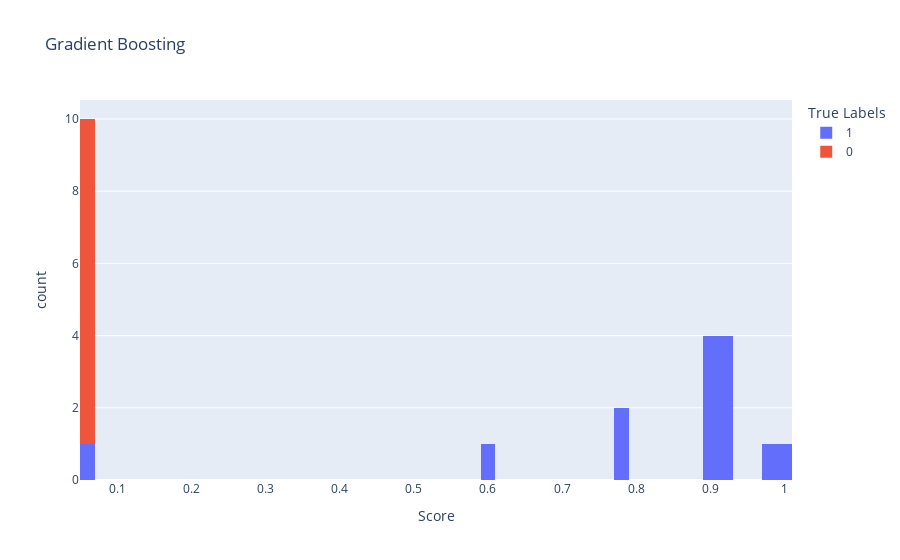
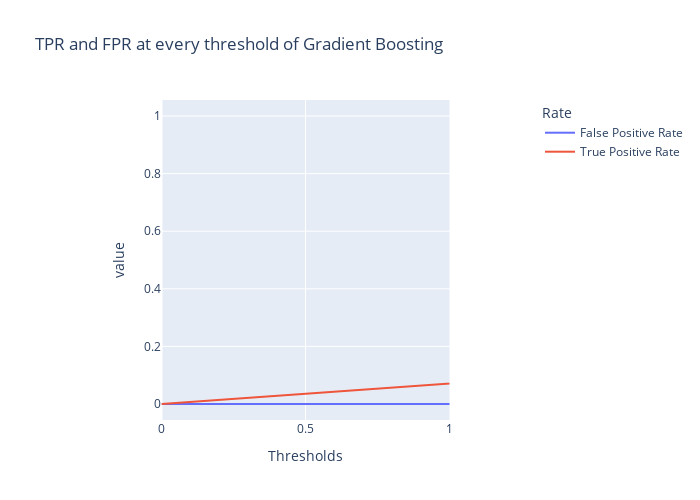

Here is the notebook cell these charts were saved with, in order:
### Code cell
fig_hist = px.histogram(
    x=probs_gb,
    title='Gradient Boosting', 
    color=y_test, nbins=50,
    labels=dict(color='True Labels', x='Score',
    )
)

fig_hist.show()

df = pd.DataFrame({
    'False Positive Rate': fpr_gb,
    'True Positive Rate': tpr_gb,
})
df.index.name = "Thresholds"
df.columns.name = "Rate"

fig_thresh = px.line(
    df, title='TPR and FPR at every threshold of Gradient Boosting ',
    width=700, height=500
)

fig_thresh.update_yaxes(scaleanchor="x", scaleratio=1)
fig_thresh.update_xaxes(range=[0, 1], constrain='domain')
fig_thresh.show()

### Figure 1 — Plotly figure (JSON) as saved in the notebook; plotly's stock layout.template omitted (floating-point values rounded to 4 significant figures)
{"data": [{"alignmentgroup": "True", "bingroup": "x", "hovertemplate": "True Labels=1<br>Score=%{x}<br>count=%{y}<extra></extra>", "legendgroup": "1", "marker": {"color": "#636efa", "pattern": {"shape": ""}}, "name": "1", "nbinsx": 50, "offsetgroup": "1", "orientation": "v", "showlegend": true, "type": "histogram", "x": [0.9985, 0.9257, 0.9257, 0.9838, 0.7784, 0.9254, 0.8998, 0.9016, 0.7784, 0.6033, 0.0602, 0.9016, 0.8998, 0.9257], "xaxis": "x", "yaxis": "y"}, {"alignmentgroup": "True", "bingroup": "x", "hovertemplate": "True Labels=0<br>Score=%{x}<br>count=%{y}<extra></extra>", "legendgroup": "0", "marker": {"color": "#EF553B", "pattern": {"shape": ""}}, "name": "0", "nbinsx": 50, "offsetgroup": "0", "orientation": "v", "showlegend": true, "type": "histogram", "x": [0.0602, 0.0602, 0.0602, 0.0602, 0.0602, 0.0602, 0.0602, 0.0602, 0.0602], "xaxis": "x", "yaxis": "y"}], "layout": {"barmode": "relative", "legend": {"title": {"text": "True Labels"}, "tracegroupgap": 0}, "title": {"text": "Gradient Boosting"}, "xaxis": {"anchor": "y", "domain": [0, 1], "title": {"text": "Score"}}, "yaxis": {"anchor": "x", "domain": [0, 1], "title": {"text": "count"}}}}

### Figure 2 — Plotly figure (JSON) as saved in the notebook; plotly's stock layout.template omitted (floating-point values rounded to 4 significant figures)
{"data": [{"hovertemplate": "Rate=False Positive Rate<br>Thresholds=%{x}<br>value=%{y}<extra></extra>", "legendgroup": "False Positive Rate", "line": {"color": "#636efa", "dash": "solid"}, "marker": {"symbol": "circle"}, "mode": "lines", "name": "False Positive Rate", "orientation": "v", "showlegend": true, "type": "scatter", "x": [0, 1, 2, 3, 4, 5, 6, 7], "xaxis": "x", "y": [0, 0, 0, 0, 0, 0, 0, 1], "yaxis": "y"}, {"hovertemplate": "Rate=True Positive Rate<br>Thresholds=%{x}<br>value=%{y}<extra></extra>", "legendgroup": "True Positive Rate", "line": {"color": "#EF553B", "dash": "solid"}, "marker": {"symbol": "circle"}, "mode": "lines", "name": "True Positive Rate", "orientation": "v", "showlegend": true, "type": "scatter", "x": [0, 1, 2, 3, 4, 5, 6, 7], "xaxis": "x", "y": [0, 0.07143, 0.1429, 0.3571, 0.4286, 0.8571, 0.9286, 1], "yaxis": "y"}], "layout": {"height": 500, "legend": {"title": {"text": "Rate"}, "tracegroupgap": 0}, "title": {"text": "TPR and FPR at every threshold of Gradient Boosting "}, "width": 700, "xaxis": {"anchor": "y", "constrain": "domain", "domain": [0, 1], "range": [0, 1], "title": {"text": "Thresholds"}}, "yaxis": {"anchor": "x", "domain": [0, 1], "scaleanchor": "x", "scaleratio": 1, "title": {"text": "value"}}}}
